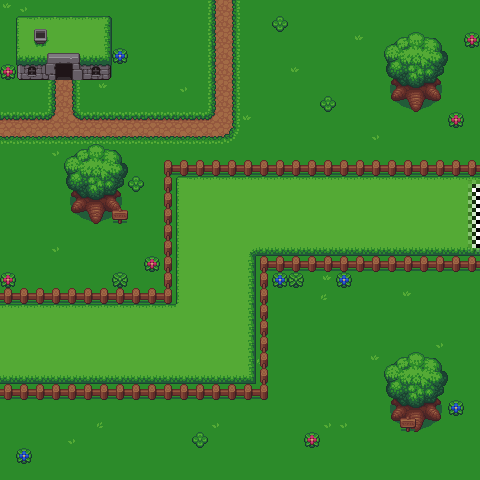

Below is a game level as drawn by its tile map, then a one-line description and the .tmx that defines it (tile-layer data replaced by summaries):
An orthogonal 30x30 tile map with 16x16 px tiles, 4 tile layers (Ground, tempGrass, bigDecorations, smallDecorations) and 9 objects.

<map version="1.10" tiledversion="1.10.1" orientation="orthogonal" renderorder="right-down" width="30" height="30" tilewidth="16" tileheight="16" infinite="0" nextlayerid="12" nextobjectid="45">
 <editorsettings>
  <export target="Level1.lua" format="lua" />
 </editorsettings>
 <tileset firstgid="1" name="tiles" tilewidth="16" tileheight="16" tilecount="350" columns="25">
  <image source="../sprites/tiles.png" width="400" height="224" />
 </tileset>
 <layer id="1" name="Ground" width="30" height="30">
  <data>[900 cells, 900 non-empty, 15 distinct tile ids]</data>
 </layer>
 <layer id="4" name="tempGrass" width="30" height="30">
  <data>[900 cells, 190 non-empty, 8 distinct tile ids]</data>
 </layer>
 <layer id="2" name="bigDecorations" width="30" height="30">
  <data>[900 cells, 160 non-empty, 50 distinct tile ids]</data>
 </layer>
 <layer id="3" name="smallDecorations" width="30" height="30">
  <data>[900 cells, 24 non-empty, 8 distinct tile ids]</data>
 </layer>
 <objectgroup id="8" name="startPosition" visible="0">
  <properties>
   <property name="Direction" value="right" />
  </properties>
  <object id="15" x="0" y="336" width="16" height="16" />
 </objectgroup>
 <objectgroup id="9" name="finishLine" visible="0">
  <object id="11" x="480" y="176" width="16" height="80" />
 </objectgroup>
 <objectgroup id="10" name="wallCollisions" visible="0">
  <object id="23" x="160" y="160" width="320" height="16" />
  <object id="24" x="160" y="176" width="16" height="128" />
  <object id="26" x="0" y="288" width="160" height="16" />
  <object id="27" x="0" y="384" width="272" height="16" />
  <object id="28" x="256" y="256" width="16" height="128" />
  <object id="29" x="272" y="256" width="208" height="16" />
  <object id="31" x="-16" y="288" width="16" height="112" />
 </objectgroup>
</map>